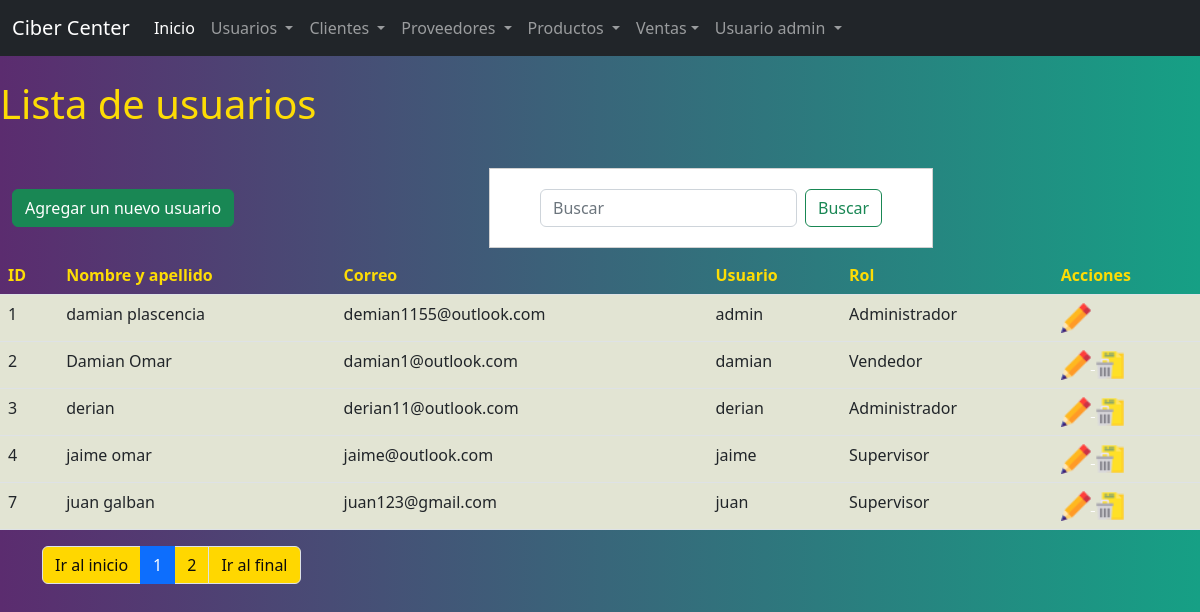
The page /sistema/lista_usuarios.php (signed in) on the database its author committed.
### tables this page shows
CREATE TABLE `usuario` (
  `idusuario` int(11) NOT NULL,
  `nombre` varchar(50) DEFAULT NULL,
  `correo` varchar(100) DEFAULT NULL,
  `usuario` varchar(15) DEFAULT NULL,
  `clave` varchar(100) DEFAULT NULL,
  `rol` int(11) DEFAULT NULL,
  `estatus` int(11) NOT NULL DEFAULT 1
);

CREATE TABLE `rol` (
  `idrol` int(11) NOT NULL,
  `rol` varchar(20) DEFAULT NULL
);

### sistema/lista_usuarios.php (the view, shortened to what this page needs)
<?php
include "../conexion.php";
?>
<html lang="en">
<head>
  <link rel="stylesheet" type="text/css" href="./css/style.css">
  <?php include "includes/scripts.php" ?>
</head>
<body>
  <?php include "includes/header.php"; ?>
  <section id="container">
    <br>
    <h1>Lista de usuarios</h1>
    <br>
    <nav class="navbar navbar-link bg-link">
  <div class="container-fluid">
  <a href="registro_usuario.php" type="button" class="btn btn-success"> Agregar un nuevo usuario</a>
    <form action="buscar_usuario.php" method="get" class="d-flex" role="search">
      <input class="form-control me-2"  name="busqueda" id="busqueda" type="search" placeholder="Buscar" aria-label="Buscar">
      <button class="btn btn-outline-success" type="submit">Buscar</button>
    </form>
  </div>
</nav>
    <table class="table table-striped">
      <thead>
        <tr>
          <th>ID</th>
          <th>Nombre y apellido</th>
          <th>Correo</th>
          <th>Usuario</th>
          <th>Rol</th>
          <th>Acciones</th>
        </tr>
      </thead>
      <?php
      $sql_registe = mysqli_query($conection, "SELECT COUNT(*) AS total_registro FROM usuario WHERE estatus =1");
      $result_register = mysqli_fetch_array($sql_registe);
      $total_registro = $result_register['total_registro'];
      $por_pagina = 5;
      if (empty($_GET['pagina'])) {
        $pagina = 1;
      } else {
        $pagina = $_GET['pagina'];
      }
      $desde = ($pagina - 1) * $por_pagina;
      $total_paginas = ceil($total_registro / $por_pagina);
      $query = mysqli_query($conection, "SELECT u.idusuario, u.nombre, u.correo, u.usuario, r.rol FROM usuario u INNER JOIN rol r ON u.rol = r.idrol
         WHERE estatus = 1 ORDER BY idusuario ASC LIMIT $desde, $por_pagina");
      $result = mysqli_num_rows($query);
      if ($result > 0) {
        while ($data = mysqli_fetch_array($query)) {
      ?>
          <tbody>
            <tr>
              <td><?php echo $data["idusuario"] ?></td>
              <td><?php echo $data["nombre"] ?></td>
              <td><?php echo $data["correo"] ?></td>
              <td><?php echo $data["usuario"] ?></td>
              <td><?php echo $data["rol"] ?></td>
              <td>
                <a class="link_edit" href="editar_usuario.php?id=<?php echo $data["idusuario"] ?>">
                <img src= "../img/editar.png" width="30" height="30">
              </a>
                <?php
                if ($data["idusuario"] != 1) {
                ?>
                  <a class="link_delet" href= "eliminar_confirmar_usuario.php?id=<?php echo $data["idusuario"] ?>">
                <img src= "../img/eliminar.png" width="30" height="30">
                </a>
                <?php } ?>
              </td>
            </tr>
        <?php
        }
      }
        ?>
          </tbody>
    </table>
        <div class="container mt-3 ">
      <ul class="pagination">
        <li class="page-item"><a class="page-link" href="?pagina=<?php echo 1; ?>">Ir al inicio</a></li>
        <?php
        for ($i = 1; $i <= $total_paginas; $i++) {
          if($i == $pagina)
          {
            echo '<li class="page-item active"><a class="page-link" >'.$i.'</a></li>';
          }else{
          echo '<li class="page-item"><a class="page-link" href="?pagina='.$i.'">'.$i.'</a></li>';
          }
        }
        if($pagina != $total_paginas)
				{
        ?>
        <li class="page-item"><a class="page-link" href="?pagina=<?php echo $total_paginas; ?>">Ir al final</a></li>
        <?php } ?>
      </ul>
    </div>
  </section>
</body>
</html>

### sistema/includes/scripts.php (shortened to what this page needs)
<link href="https://cdn.jsdelivr.net/npm/bootstrap@5.2.3/dist/css/bootstrap.min.css" rel="stylesheet">
<link rel="stylesheet" type="text/css" href="./css/style.css">
<link rel="stylesheet" href="https://cdnjs.cloudflare.com/ajax/libs/font-awesome/6.3.0/css/all.min.css" />

### sistema/includes/header.php (shortened to what this page needs)
<header>
    <nav class="navbar navbar-expand-lg navbar-dark bg-dark">
        <div class="container-fluid">
            <a class="navbar-brand">Ciber Center</a>
            <?php include "includes/nav.php"; ?>
        </div>
    </nav>
</header>

### sistema/includes/nav.php (shortened to what this page needs)
<div class="collapse navbar-collapse" id="navbarSupportedContent">
                <ul class="navbar-nav me-auto mb-2 mb-lg-0">
                    <li class="nav-item">
                        <a class="nav-link active" aria-current="page" href="index.php">Inicio</a>
                    </li>
                    <?php
                        if($_SESSION['rol'] ==1){
                        ?>
                    <li class="nav-item dropdown">
                        <a class="nav-link dropdown-toggle" href="#" id="navbarDropdown" role="button" data-bs-toggle="dropdown" aria-expanded="false">
                            Usuarios
                        </a>
                    </li>
                    <?php } ?>
                    <li class="nav-item dropdown">
                        <a class="nav-link dropdown-toggle" href="#" id="navbarDropdown" role="button" data-bs-toggle="dropdown" aria-expanded="false">
                            Clientes
                        </a>
                    </li>
                    <?php
                        if($_SESSION['rol'] == 1 || $_SESSION['rol'] ==2){
                        ?>
                    <li class="nav-item dropdown">
                        <a class="nav-link dropdown-toggle" href="#" id="navbarDropdown" role="button" data-bs-toggle="dropdown" aria-expanded="false">
                            Proveedores
                        </a>
                    </li>
                    <?php } ?>
                    <li class="nav-item dropdown">
                        <a class="nav-link dropdown-toggle" href="#" id="navbarDropdown" role="button" data-bs-toggle="dropdown" aria-expanded="false"> Productos </a>
                    </li>
                    <li class="nav-item dropdown">
                        <a class="nav-link dropdown-toggle" href="#" id="navbarDropdown" role="button" data-bs-toggle="dropdown" aria-expanded="false">Ventas</a>
                    </li>
                    <li class="nav-item dropdown">
                        <a class="nav-link dropdown-toggle" href="#" id="navbarDropdown" role="button" data-bs-toggle="dropdown" aria-expanded="false">
                           Usuario <?php echo $_SESSION['usuario'] ?>
                        </a>
                    </li>
                </ul>
            </div>

### sistema/css/style.css (style rules this page uses)
table tbody { background-color: #eef0de; }
tr { color: #fddc05; }
td { color: #fddc05; }
h1,h4 { color: #fddc05; }
form { background: #fff; margin: auto; padding: 20px 50px; border: 1px solid #d1d1d1; }
input,select { display: block; width: 100%; font-size: 11pt; padding: 5px; border: 1px solid #85929e; border-radius: 5px; }
.page-link { background: #ffd700; color: #0c0c0c; }
.link_edit { color:#fefefe }
.link_delet { color:#fefefe }

### sistema/lista_usuarios.php (style rules this page uses)
body { background:#BB1E19; background: linear-gradient(to right,#5B2C6F, #16A085) }
table { color: #fddc05; }

### rows shown on the page
usuario: idusuario "1", nombre "damian plascencia", correo "demian1155@outlook.com", usuario "admin", rol.rol "Administrador"
usuario: idusuario "2", nombre "Damian Omar", correo "damian1@outlook.com", usuario "damian", rol.rol "Vendedor"
usuario: idusuario "3", nombre "derian", correo "derian11@outlook.com", usuario "derian", rol.rol "Administrador"
usuario: idusuario "4", nombre "jaime omar", correo "jaime@outlook.com", usuario "jaime", rol.rol "Supervisor"
usuario: idusuario "7", nombre "juan galban", correo "juan123@gmail.com", usuario "juan", rol.rol "Supervisor"

### other values the page prints
$_SESSION['usuario'] "admin"
